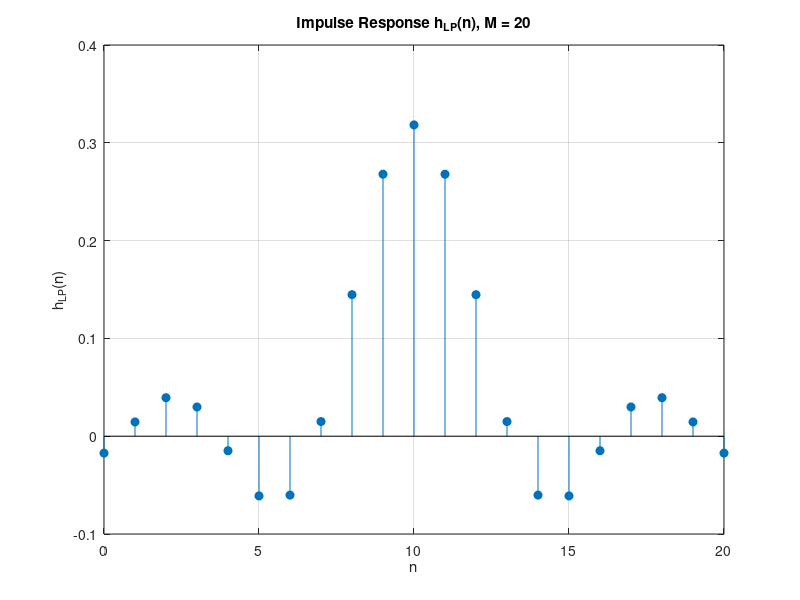

MATLAB code for this plot: (Note: this script raises an error after producing the figure.)
% ex12_main.m
% Exercise 12 – FIR Low-Pass via direct formula (sinc) and comparison
% Creates figures for M=20 and M=64 and saves them in ./figures
% Author: <your name>    Date: <yyyy-mm-dd>

clear; close all; clc;

% -------------------- parameters --------------------
wc = 1;                 % cutoff (radians/sample)
Ms = [20, 64];          % filter orders to test
Nfft = 1024;            % FFT length for smooth response
outdir = fullfile(pwd,'figures');
if ~exist(outdir,'dir'), mkdir(outdir); end

% -------------------- run for each M --------------------
allW = []; allMag = [];  % store for comparison

for k = 1:numel(Ms)
    M = Ms(k);
    n = 0:M;                            % 0..M (length M+1)
    hLP = sin(wc*(n - M/2)) ./ (pi*(n - M/2));
    hLP(n == M/2) = wc/pi;              % handle n = M/2

    % ----- frequency response -----
    H = fft(hLP, Nfft);
    w = linspace(-pi, pi, Nfft);
    Hmag = abs(fftshift(H));

    % ----- plot: impulse response -----
    f1 = figure('Color','w'); 
    stem(n, hLP, 'filled'); grid on;
    title(sprintf('Impulse Response h_{LP}(n), M = %d', M));
    xlabel('n'); ylabel('h_{LP}(n)');
    xlim([0 M]);
    savepng(f1, fullfile(outdir, sprintf('hLP_M%d.png', M)));

    % ----- plot: magnitude response -----
    f2 = figure('Color','w');
    plot(w/pi, Hmag, 'LineWidth', 1.2); grid on;
    title(sprintf('Magnitude Response |H_{LP}(e^{j\\omega})|, M = %d', M));
    xlabel('\omega/\pi'); ylabel('|H_{LP}|');
    xlim([-1 1]);
    ylim([0 1.1*max(Hmag)]);
    savepng(f2, fullfile(outdir, sprintf('HLP_M%d.png', M)));

    % store for comparison figure
    if isempty(allW), allW = w; end
    allMag = [allMag; Hmag]; %#ok<AGROW>
end

% -------------------- comparison plot --------------------
fc = figure('Color','w');
plot(allW/pi, allMag(1,:), 'LineWidth', 1.25); hold on;
plot(allW/pi, allMag(2,:), 'LineWidth', 1.25); grid on;
legend(arrayfun(@(m)sprintf('M = %d',m), Ms, 'UniformOutput', false), ...
       'Location','SouthWest');
title('Comparison of |H_{LP}(e^{j\omega})| for Different Orders');
xlabel('\omega/\pi'); ylabel('|H_{LP}|'); xlim([-1 1]);
savepng(fc, fullfile(outdir, 'HLP_compare.png'));

disp('Done. Files saved in ./figures:');
disp({'hLP_M20.png','HLP_M20.png','hLP_M64.png','HLP_M64.png','HLP_compare.png'});

% -------------------- helper: robust saver --------------------
function savepng(fig, filename)
% Try exportgraphics (R2020a+). Fallback to saveas for older MATLAB/Octave.
    [~,~,ext] = fileparts(filename);
    if isempty(ext), filename = [filename '.png']; end
    try
        exportgraphics(fig, filename, 'Resolution', 200);
    catch
        try
            saveas(fig, filename);
        catch ME
            warning('Could not save figure to %s: %s', filename, ME.message);
        end
    end
end
